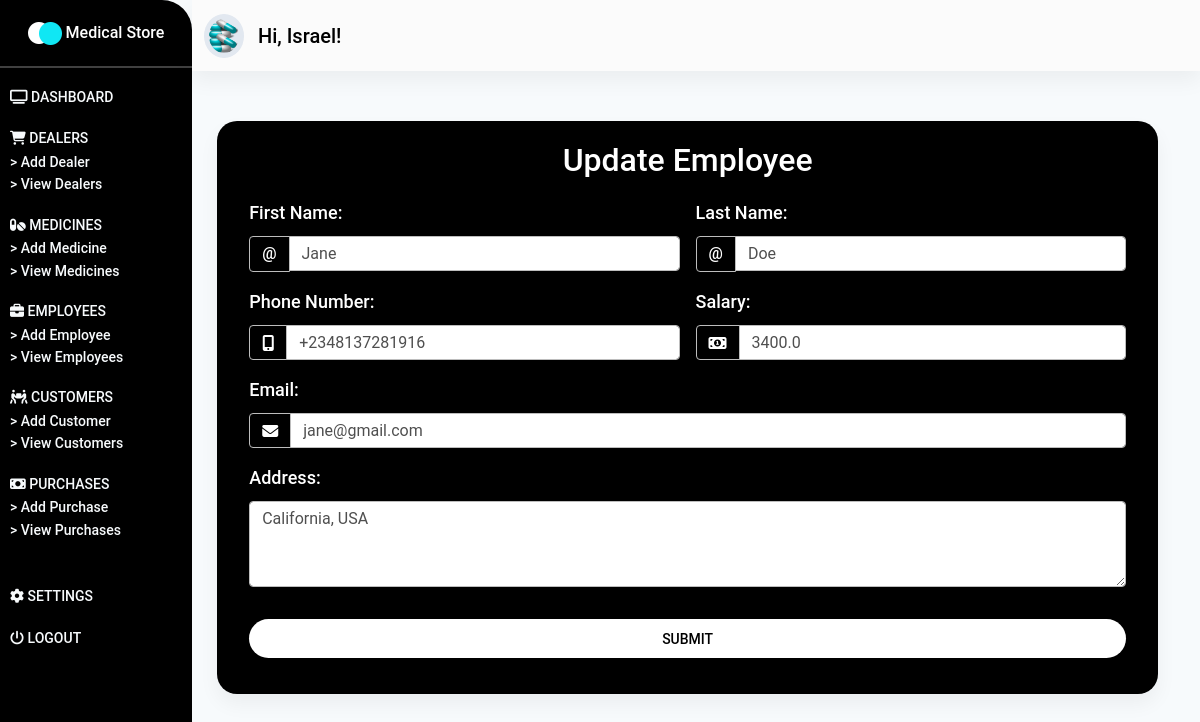
Before: /employees/update-employee/1/ (signed in) with the older database file.
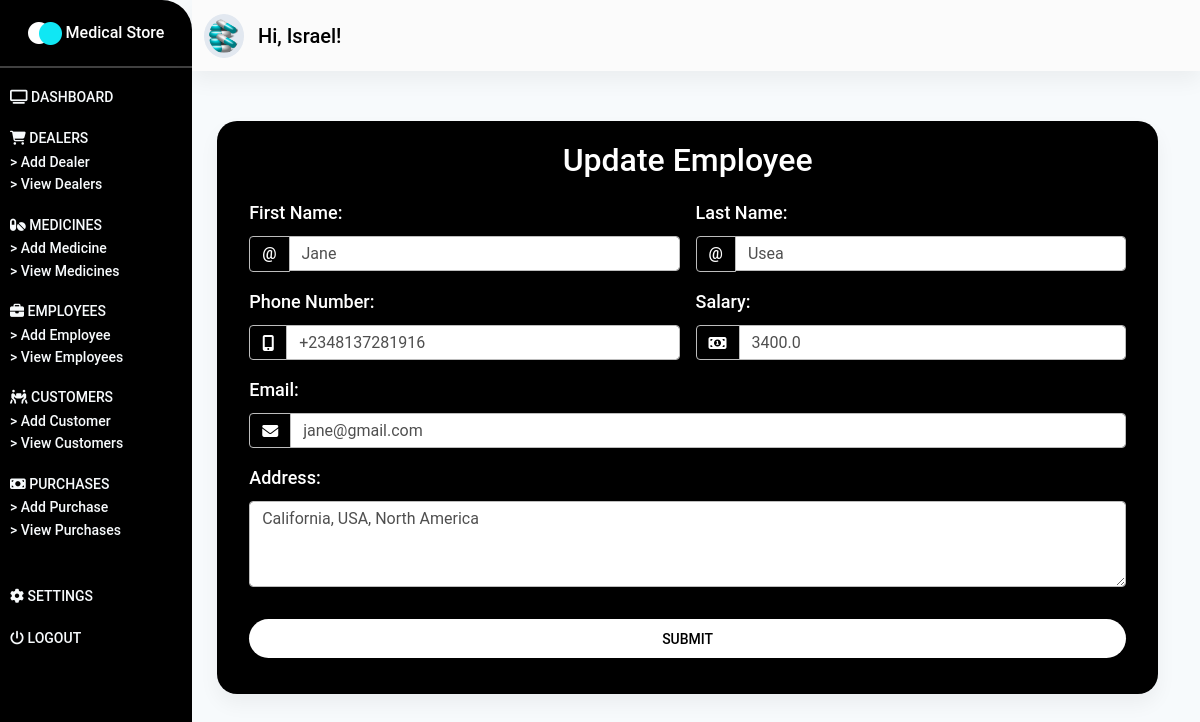
After: the same page with the newer database file.
### store/models.py (models this page shows, shortened)
class Employee(models.Model):
    emp_id = models.IntegerField()
    fname = models.CharField(max_length=100)
    lname = models.CharField(max_length=100)
    address = models.TextField()
    salary = models.FloatField()
    phone_number = models.CharField(max_length=15)
    email = models.CharField(max_length=50)

### store/views.py (the view, shortened to what this page needs)
# urls.py: path('employees/update-employee/<int:pk>/', update_employee, name="update-employee"),
@login_required(login_url="/login/")
def update_employee(request, pk):
    employee = Employee.objects.get(id=pk)
    form = UpdateEmployeeForm(instance=employee)
    context = {
        "form": form,
    }
    return render(request, "store/update-employee.html", context)

### store/templates/store/update-employee.html (shortened to what the changed rows need)
{% extends 'store/base.html' %}
{% load static %}
{% block content %}
    <section id="dashboard_section" class="dashboard_section">
        <div class="container-fluid">
            <div class="add_dealer">
                <div class="employee__card card">
                    <div class="add__dealer__form">
                        <div class="container">
                            <form class="row g-3 needs-validation" method="POST">
                                <div class="col-md-6">
                                    <div class="input-group">
                                        <span class="input-group-text" id="inputGroupPrepend">@</span>
                                        {{ form.fname }}
                                    </div>
                                </div>
                                <div class="col-md-6">
                                    <div class="input-group">
                                        <span class="input-group-text" id="inputGroupPrepend">@</span>
                                        {{ form.lname }}
                                    </div>
                                </div>
                                <div class="col-md-6">
                                    <div class="input-group">
                                        <span class="input-group-text" id="inputGroupPrepend">
                                            <i class="fa fa-mobile" aria-hidden="true"></i>
                                        </span>
                                        {{ form.phone_number }}
                                    </div>
                                </div>
                                <div class="col-md-6">
                                    <div class="input-group">
                                        <span class="input-group-text" id="inputGroupPrepend">
                                            <i class="fa fa-money" aria-hidden="true"></i>
                                        </span>
                                        {{ form.salary }}
                                    </div>
                                </div>
                                <div class="col-md-12">
                                    <div class="input-group">
                                        <span class="input-group-text" id="inputGroupPrepend">
                                            <i class="fa fa-envelope" aria-hidden="true"></i>
                                        </span>
                                        {{ form.email }}
                                    </div>
                                </div>
                                <div class="col-md-12">
                                    <div class="form-group">
                                        <label for="validationAddress" class="form-label">
                                            Address:
                                        </label>
                                        {{ form.address }}
                                    </div>
                                </div>
                            </form>
                        </div>
                    </div>
                </div>
            </div>
        </div>
    </section>
{% endblock content %}

Changed rows visible on the page:
changed Employee "Jane": lname "Doe" → "Usea"; address "California, USA" → "California, USA, North America"
